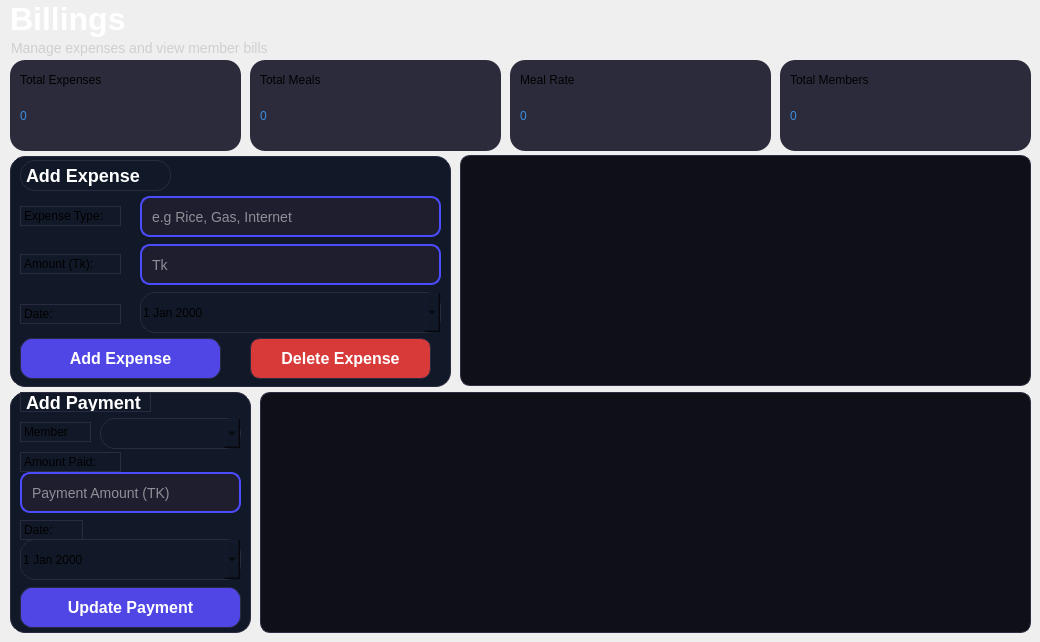
      <widget class="QWidget" name="page_10">
       <widget class="QLabel" name="label_25">
        <property name="geometry">
         <rect>
          <x>10</x>
          <y>-2</y>
          <width>171</width>
          <height>41</height>
         </rect>
        </property>
        <property name="styleSheet">
         <string notr="true">font-size: 32px;
font-weight: bold;
color: white;</string>
        </property>
        <property name="text">
         <string>Billings</string>
        </property>
       </widget>
       <widget class="QLabel" name="label_26">
        <property name="geometry">
         <rect>
          <x>11</x>
          <y>38</y>
          <width>361</width>
          <height>20</height>
         </rect>
        </property>
        <property name="styleSheet">
         <string notr="true">font-size: 14px;
color: #cfcfcf;</string>
        </property>
        <property name="text">
         <string>Manage expenses and view member bills</string>
        </property>
       </widget>
       <widget class="QFrame" name="expenseFrame">
        <property name="geometry">
         <rect>
          <x>10</x>
          <y>156</y>
          <width>441</width>
          <height>231</height>
         </rect>
        </property>
        <property name="styleSheet">
         <string notr="true">background-color: #111827;
border: 1px solid #2a2a40;
border-radius: 15px;</string>
        </property>
        <property name="frameShape">
         <enum>QFrame::Shape::StyledPanel</enum>
        </property>
        <property name="frameShadow">
         <enum>QFrame::Shadow::Raised</enum>
        </property>
        <widget class="QLabel" name="label_14">
         <property name="enabled">
          <bool>true</bool>
         </property>
         <property name="geometry">
          <rect>
           <x>10</x>
           <y>4</y>
           <width>151</width>
           <height>31</height>
          </rect>
         </property>
         <property name="styleSheet">
          <string notr="true">font-size: 18px;
font-weight: bold;
color: white;</string>
         </property>
         <property name="text">
          <string>Add Expense</string>
         </property>
         <property name="scaledContents">
          <bool>false</bool>
         </property>
        </widget>
        <widget class="QLabel" name="label_29">
         <property name="enabled">
          <bool>true</bool>
         </property>
         <property name="geometry">
          <rect>
           <x>10</x>
           <y>50</y>
           <width>101</width>
           <height>20</height>
          </rect>
         </property>
         <property name="text">
          <string>Expense Type:</string>
         </property>
        </widget>
        <widget class="QLabel" name="label_30">
         <property name="geometry">
          <rect>
           <x>10</x>
           <y>98</y>
           <width>101</width>
           <height>20</height>
          </rect>
         </property>
         <property name="text">
          <string>Amount (Tk):</string>
         </property>
        </widget>
        <widget class="QLabel" name="label_31">
         <property name="geometry">
          <rect>
           <x>10</x>
           <y>148</y>
           <width>101</width>
           <height>20</height>
          </rect>
         </property>
         <property name="text">
          <string>Date:</string>
         </property>
        </widget>
        <widget class="QLineEdit" name="expenseTypeInput">
         <property name="geometry">
          <rect>
           <x>130</x>
           <y>40</y>
           <width>301</width>
           <height>41</height>
          </rect>
         </property>
         <property name="styleSheet">
          <string notr="true">QLineEdit {
    background-color: #1E1E2F;
    color: white;
    border: 2px solid #4C4CFF;
    border-radius: 10px;
    padding: 8px;
    font-size: 14px;
}

QLineEdit:focus {
    border: 2px solid #7C7CFF;
}</string>
         </property>
         <property name="placeholderText">
          <string>e.g Rice, Gas, Internet</string>
         </property>
        </widget>
        <widget class="QLineEdit" name="expenseAmountInput">
         <property name="geometry">
          <rect>
           <x>130</x>
           <y>88</y>
           <width>301</width>
           <height>41</height>
          </rect>
         </property>
         <property name="styleSheet">
          <string notr="true">QLineEdit {
    background-color: #1E1E2F;
    color: white;
    border: 2px solid #4C4CFF;
    border-radius: 10px;
    padding: 8px;
    font-size: 14px;
}

QLineEdit:focus {
    border: 2px solid #7C7CFF;
}</string>
         </property>
         <property name="placeholderText">
          <string>Tk</string>
         </property>
        </widget>
        <widget class="QDateEdit" name="expenseDateInput">
         <property name="geometry">
          <rect>
           <x>130</x>
           <y>136</y>
           <width>301</width>
           <height>41</height>
          </rect>
         </property>
         <property name="styleSheet">
          <string notr="true">font: 14pt &quot;Segoe UI&quot;;</string>
         </property>
         <property name="calendarPopup">
          <bool>true</bool>
         </property>
        </widget>
        <widget class="QPushButton" name="addExpenseBtn">
         <property name="geometry">
          <rect>
           <x>10</x>
           <y>182</y>
           <width>201</width>
           <height>41</height>
          </rect>
         </property>
         <property name="styleSheet">
          <string notr="true">background-color: #4F46E5;
color: white;
font-size: 16px;
font-weight: bold;
border-radius: 12px;
padding: 10px;</string>
         </property>
         <property name="text">
          <string>Add Expense</string>
         </property>
         <property name="icon">
          <iconset theme="QIcon::ThemeIcon::FormatTextStrikethrough"/>
         </property>
        </widget>
        <widget class="QPushButton" name="deleteExpenseBtn">
         <property name="geometry">
          <rect>
           <x>240</x>
           <y>182</y>
           <width>181</width>
           <height>41</height>
          </rect>
         </property>
         <property name="styleSheet">
          <string notr="true">QPushButton {
	font: 11pt &quot;Segoe UI&quot;;
    background-color: #D83A3A;
    color: white;
    border-radius: 10px;
    font-size: 16px;
    font-weight: bold;
    padding: 8px;
}

QPushButton:hover {
    background-color: #F04A4A;
}</string>
         </property>
         <property name="text">
          <string>Delete Expense</string>
         </property>
         <property name="icon">
          <iconset theme="QIcon::ThemeIcon::EditDelete"/>
         </property>
        </widget>
       </widget>
       <widget class="QFrame" name="frame_8">
        <property name="geometry">
         <rect>
          <x>10</x>
          <y>60</y>
          <width>231</width>
          <height>91</height>
         </rect>
        </property>
        <property name="styleSheet">
         <string notr="true">background-color: #2B2B3C;
border-radius: 15px;</string>
        </property>
        <property name="frameShape">
         <enum>QFrame::Shape::StyledPanel</enum>
        </property>
        <property name="frameShadow">
         <enum>QFrame::Shadow::Raised</enum>
        </property>
        <widget class="QLabel" name="label_16">
         <property name="geometry">
          <rect>
           <x>10</x>
           <y>10</y>
           <width>141</width>
           <height>20</height>
          </rect>
         </property>
         <property name="styleSheet">
          <string notr="true">font: 700 11pt &quot;Segoe UI&quot;;</string>
         </property>
         <property name="text">
          <string>Total Expenses</string>
         </property>
        </widget>
        <widget class="QLabel" name="totalExpenseLabel">
         <property name="geometry">
          <rect>
           <x>10</x>
           <y>30</y>
           <width>161</width>
           <height>51</height>
          </rect>
         </property>
         <property name="styleSheet">
          <string notr="true">color: #3E8EDE;
font: 700 28pt &quot;Segoe UI&quot;;
</string>
         </property>
         <property name="text">
          <string>0</string>
         </property>
        </widget>
       </widget>
       <widget class="QFrame" name="frame_11">
        <property name="geometry">
         <rect>
          <x>250</x>
          <y>60</y>
          <width>251</width>
          <height>91</height>
         </rect>
        </property>
        <property name="styleSheet">
         <string notr="true">background-color: #2B2B3C;
border-radius: 15px;</string>
        </property>
        <property name="frameShape">
         <enum>QFrame::Shape::StyledPanel</enum>
        </property>
        <property name="frameShadow">
         <enum>QFrame::Shadow::Raised</enum>
        </property>
        <widget class="QLabel" name="label_15">
         <property name="geometry">
          <rect>
           <x>10</x>
           <y>10</y>
           <width>111</width>
           <height>20</height>
          </rect>
         </property>
         <property name="styleSheet">
          <string notr="true">font: 700 11pt &quot;Segoe UI&quot;;</string>
         </property>
         <property name="text">
          <string>Total Meals</string>
         </property>
        </widget>
        <widget class="QLabel" name="billingTotalMealsLabel">
         <property name="geometry">
          <rect>
           <x>10</x>
           <y>30</y>
           <width>201</width>
           <height>51</height>
          </rect>
         </property>
         <property name="styleSheet">
          <string notr="true">color: #3E8EDE;
font: 700 28pt &quot;Segoe UI&quot;;</string>
         </property>
         <property name="text">
          <string>0</string>
         </property>
        </widget>
       </widget>
       <widget class="QFrame" name="frame_12">
        <property name="geometry">
         <rect>
          <x>510</x>
          <y>60</y>
          <width>261</width>
          <height>91</height>
         </rect>
        </property>
        <property name="styleSheet">
         <string notr="true">background-color: #2B2B3C;
border-radius: 15px;</string>
        </property>
        <property name="frameShape">
         <enum>QFrame::Shape::StyledPanel</enum>
        </property>
        <property name="frameShadow">
         <enum>QFrame::Shadow::Raised</enum>
        </property>
        <widget class="QLabel" name="label_17">
         <property name="geometry">
          <rect>
           <x>10</x>
           <y>10</y>
           <width>101</width>
           <height>20</height>
          </rect>
         </property>
         <property name="styleSheet">
          <string notr="true">font: 700 11pt &quot;Segoe UI&quot;;</string>
         </property>
         <property name="text">
          <string>Meal Rate</string>
         </property>
        </widget>
        <widget class="QLabel" name="mealRateLabel_2">
         <property name="geometry">
          <rect>
           <x>10</x>
           <y>30</y>
           <width>201</width>
           <height>51</height>
          </rect>
         </property>
         <property name="styleSheet">
          <string notr="true">color: #3E8EDE;
font: 700 28pt &quot;Segoe UI&quot;;</string>
         </property>
         <property name="text">
          <string>0</string>
         </property>
        </widget>
       </widget>
       <widget class="QFrame" name="frame_13">
        <property name="geometry">
         <rect>
          <x>780</x>
          <y>60</y>
          <width>251</width>
          <height>91</height>
         </rect>
        </property>
        <property name="styleSheet">
         <string notr="true">background-color: #2B2B3C;
border-radius: 15px;</string>
        </property>
        <property name="frameShape">
         <enum>QFrame::Shape::StyledPanel</enum>
        </property>
        <property name="frameShadow">
         <enum>QFrame::Shadow::Raised</enum>
        </property>
        <widget class="QLabel" name="label_32">
         <property name="geometry">
          <rect>
           <x>10</x>
           <y>10</y>
           <width>141</width>
           <height>20</height>
          </rect>
         </property>
         <property name="styleSheet">
          <string notr="true">font: 700 11pt &quot;Segoe UI&quot;;</string>
         </property>
         <property name="text">
          <string>Total Members</string>
         </property>
        </widget>
        <widget class="QLabel" name="billingMemberLabel">
         <property name="geometry">
          <rect>
           <x>10</x>
           <y>30</y>
           <width>221</width>
           <height>51</height>
          </rect>
         </property>
         <property name="styleSheet">
          <string notr="true">color: #3E8EDE;
font: 700 28pt &quot;Segoe UI&quot;;</string>
         </property>
         <property name="text">
          <string>0</string>
         </property>
        </widget>
       </widget>
       <widget class="QTableWidget" name="expenseTable">
        <property name="geometry">
         <rect>
          <x>460</x>
          <y>155</y>
          <width>571</width>
          <height>231</height>
         </rect>
        </property>
        <property name="styleSheet">
         <string notr="true">QTableWidget
{
    background-color: #0f0f17;
    color: white;
    border: 1px solid #2d2d44;
    gridline-color: #1f1f2e;
    font-size: 13px;
    border-radius: 10px;
}

QTableWidget::item
{
    padding: 8px;
}

QHeaderView::section
{
    background-color: #3A3AF5;
    color: white;
    padding: 8px;
    border: none;
    font-size: 14px;
    font-weight: bold;
}

QTableCornerButton::section
{
    background-color: #3A3AF5;
    border: none;
}

QScrollBar:vertical
{
    background: #1a1a28;
    width: 10px;
}

QScrollBar::handle:vertical
{
    background: #3A3AF5;
    border-radius: 5px;
}</string>
        </property>
       </widget>
       <widget class="QTableWidget" name="memberBillTable">
        <property name="geometry">
         <rect>
          <x>260</x>
          <y>392</y>
          <width>771</width>
          <height>241</height>
         </rect>
        </property>
        <property name="styleSheet">
         <string notr="true">QTableWidget
{
    background-color: #0f0f17;
    color: white;
    border: 1px solid #2d2d44;
    gridline-color: #1f1f2e;
    font-size: 13px;
    border-radius: 10px;
}

QTableWidget::item
{
    padding: 8px;
}

QHeaderView::section
{
    background-color: #28A745;
    color: white;
    padding: 8px;
    border: none;
    font-size: 14px;
    font-weight: bold;
}

QTableCornerButton::section
{
    background-color: #3A3AF5;
    border: none;
}

QScrollBar:vertical
{
    background: #1a1a28;
    width: 10px;
}

QScrollBar::handle:vertical
{
    background: #3A3AF5;
    border-radius: 5px;
}</string>
        </property>
       </widget>
       <widget class="QFrame" name="frame_14">
        <property name="geometry">
         <rect>
          <x>10</x>
          <y>392</y>
          <width>241</width>
          <height>241</height>
         </rect>
        </property>
        <property name="styleSheet">
         <string notr="true">background-color: #111827;
border: 1px solid #2a2a40;
border-radius: 15px;</string>
        </property>
        <property name="frameShape">
         <enum>QFrame::Shape::StyledPanel</enum>
        </property>
        <property name="frameShadow">
         <enum>QFrame::Shadow::Raised</enum>
        </property>
        <widget class="QComboBox" name="paymentMemberCombo">
         <property name="geometry">
          <rect>
           <x>90</x>
           <y>26</y>
           <width>141</width>
           <height>31</height>
          </rect>
         </property>
         <property name="styleSheet">
          <string notr="true">font: 11pt &quot;Segoe UI&quot;;</string>
         </property>
        </widget>
        <widget class="QLineEdit" name="paymentAmountInput">
         <property name="geometry">
          <rect>
           <x>10</x>
           <y>80</y>
           <width>221</width>
           <height>41</height>
          </rect>
         </property>
         <property name="styleSheet">
          <string notr="true">QLineEdit {
    background-color: #1E1E2F;
    color: white;
    border: 2px solid #4C4CFF;
    border-radius: 10px;
    padding: 8px;
    font-size: 14px;
}

QLineEdit:focus {
    border: 2px solid #7C7CFF;
}</string>
         </property>
         <property name="placeholderText">
          <string>Payment Amount (TK)</string>
         </property>
        </widget>
        <widget class="QDateEdit" name="paymentDateInput">
         <property name="geometry">
          <rect>
           <x>10</x>
           <y>147</y>
           <width>221</width>
           <height>41</height>
          </rect>
         </property>
         <property name="styleSheet">
          <string notr="true">font: 14pt &quot;Segoe UI&quot;;</string>
         </property>
         <property name="calendarPopup">
          <bool>true</bool>
         </property>
        </widget>
        <widget class="QPushButton" name="updatePaymentBtn">
         <property name="geometry">
          <rect>
           <x>10</x>
           <y>195</y>
           <width>221</width>
           <height>41</height>
          </rect>
         </property>
         <property name="styleSheet">
          <string notr="true">background-color: #4F46E5;
color: white;
font-size: 16px;
font-weight: bold;
border-radius: 12px;
padding: 10px;</string>
         </property>
         <property name="text">
          <string>Update Payment</string>
         </property>
         <property name="icon">
          <iconset theme="QIcon::ThemeIcon::FormatTextStrikethrough"/>
         </property>
        </widget>
        <widget class="QLabel" name="label_33">
         <property name="geometry">
          <rect>
           <x>10</x>
           <y>30</y>
           <width>71</width>
           <height>20</height>
          </rect>
         </property>
         <property name="text">
          <string>Member</string>
         </property>
        </widget>
        <widget class="QLabel" name="label_34">
         <property name="geometry">
          <rect>
           <x>10</x>
           <y>60</y>
           <width>101</width>
           <height>20</height>
          </rect>
         </property>
         <property name="text">
          <string>Amount Paid:</string>
         </property>
        </widget>
        <widget class="QLabel" name="label_35">
         <property name="geometry">
          <rect>
           <x>10</x>
           <y>128</y>
           <width>63</width>
           <height>20</height>
          </rect>
         </property>
         <property name="text">
          <string>Date:</string>
         </property>
        </widget>
        <widget class="QLabel" name="label_36">
         <property name="geometry">
          <rect>
           <x>10</x>
           <y>0</y>
           <width>131</width>
           <height>20</height>
          </rect>
         </property>
         <property name="styleSheet">
          <string notr="true">font-size: 18px;
font-weight: bold;
color: white;</string>
         </property>
         <property name="text">
          <string>Add Payment</string>
         </property>
        </widget>
       </widget>
       <zorder>expenseTable</zorder>
       <zorder>label_25</zorder>
       <zorder>label_26</zorder>
       <zorder>expenseFrame</zorder>
       <zorder>frame_8</zorder>
       <zorder>frame_11</zorder>
       <zorder>frame_12</zorder>
       <zorder>frame_13</zorder>
       <zorder>memberBillTable</zorder>
       <zorder>frame_14</zorder>
      </widget>
